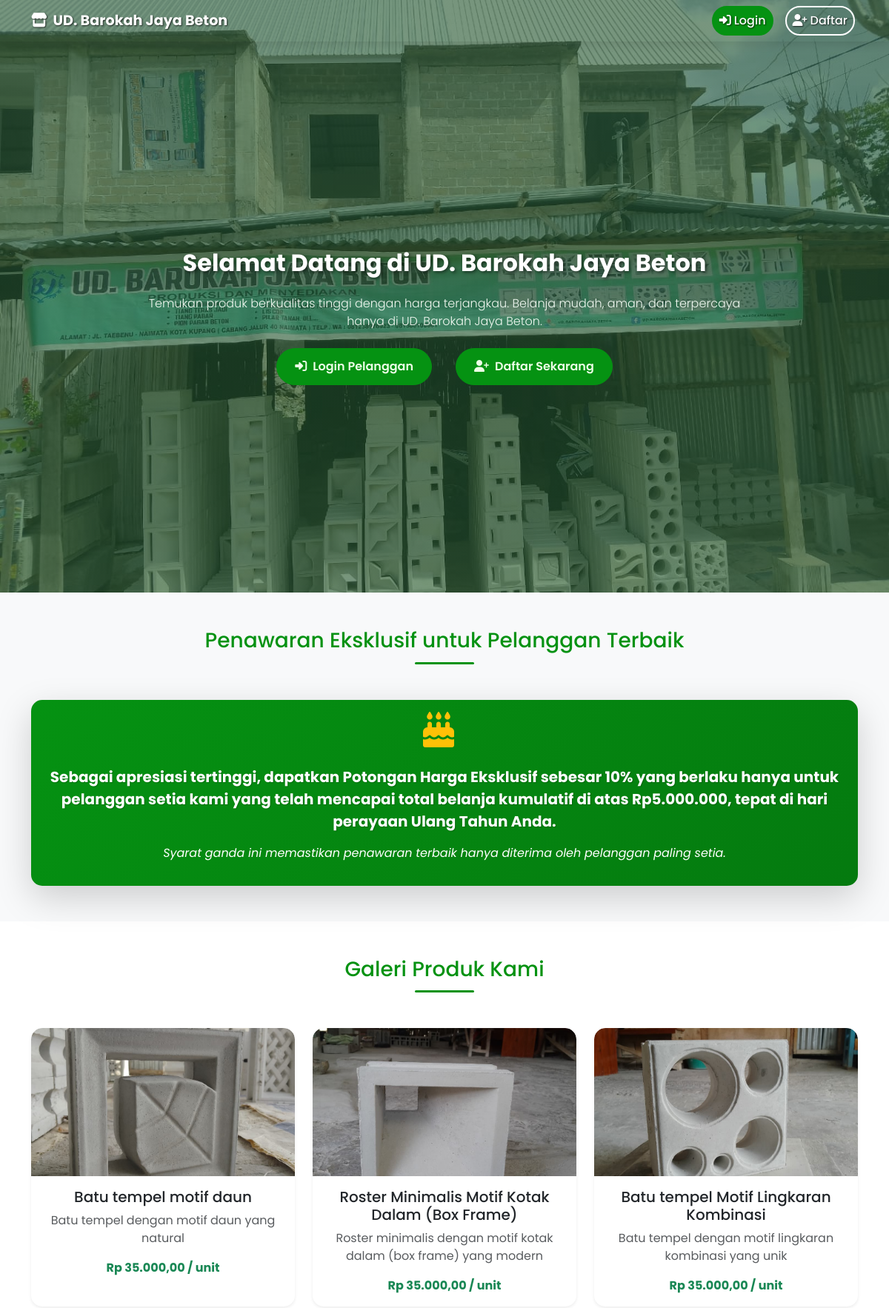
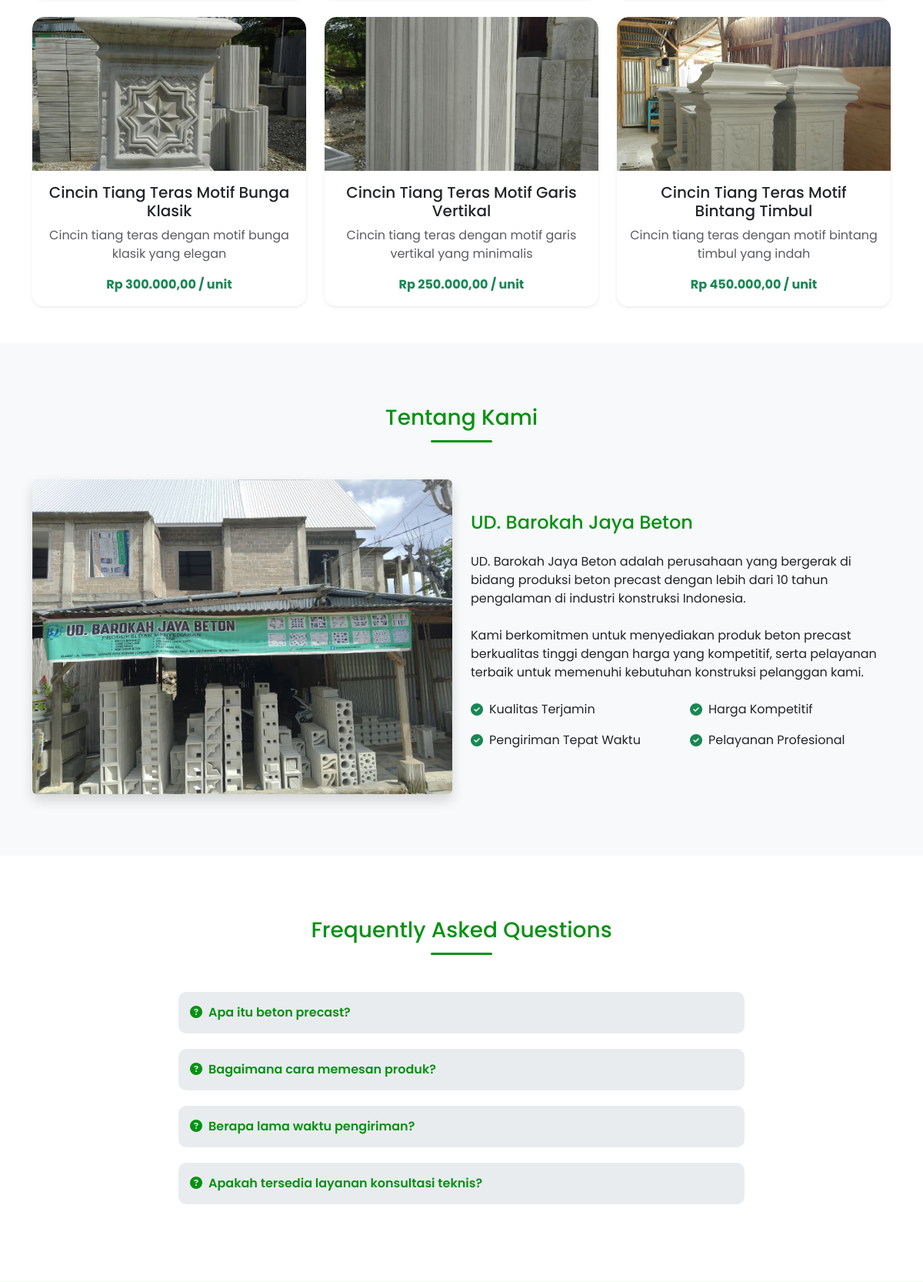
The page / (upper part) on the database its author committed (2 pictures, top to bottom).
### admin_dashboard/models.py (models this page shows, shortened)
class Produk(models.Model):
    id = models.AutoField(primary_key=True)
    nama_produk = models.CharField(max_length=255, verbose_name="Nama Produk")
    deskripsi_produk = models.TextField(verbose_name="Deskripsi Produk")
    foto_produk = models.ImageField(upload_to='produk_images/', verbose_name="Foto Produk")
    stok_produk = models.IntegerField(verbose_name="Stok Produk")
    harga_produk = models.DecimalField(max_digits=10, decimal_places=2, verbose_name="Harga Produk")
    kategori = models.ForeignKey(Kategori, on_delete=models.SET_NULL, blank=True, null=True, verbose_name="Kategori")
    class Meta:
        verbose_name_plural = "Produk"
        db_table = 'produk'

### admin_dashboard/views.py (the view)
# urls.py: path('', views.beranda_umum, name='beranda_umum'),
def beranda_umum(request):
    galeri_path = os.path.join(settings.BASE_DIR, 'static', 'images', 'galeri')
    galeri_images = []
    if os.path.exists(galeri_path):
        for filename in os.listdir(galeri_path):
            if filename.lower().endswith(('.png', '.jpg', '.jpeg', '.gif')):
                galeri_images.append(f'images/galeri/{filename}')
    produk = Produk.objects.all().order_by('-id')[:6]
    context = {
        'galeri_images': galeri_images[:3],  # Limit to 3 images
        'produk': produk  # Use the same variable name as in product_list.html
    }
    return render(request, 'beranda_umum.html', context)

### admin_dashboard/context_processors.py (called while the page is built)
def transaksi_notification_count(request):
    count = Transaksi.objects.filter(
        status_transaksi__in=['DIPROSES', 'BARU']
    ).count()
    return {
        'new_transaction_count': count
    }

### templates/beranda_umum.html (shortened to what this page needs)
{% load static %}
{% load humanize %}
<!DOCTYPE html>
<html lang="en">
<head>
    <link href="https://cdn.jsdelivr.net/npm/bootstrap@5.3.0/dist/css/bootstrap.min.css" rel="stylesheet">
    <link rel="stylesheet" href="https://cdnjs.cloudflare.com/ajax/libs/font-awesome/6.4.0/css/all.min.css">
    <link rel="stylesheet" href="{% static 'css/dynamic-navbar.css' %}">
</head>
<body>
    {% include 'navbar_public.html' %}
    <section class="hero-section text-center">
        <div class="container hero-content">
            <div class="row align-items-center">
                <div class="col-lg-12 hero-text">
                    <h1 class="display-4 fw-bold mb-4 hero-title fs-2 fs-sm-1">Selamat Datang di UD. Barokah Jaya Beton</h1>
                    <p class="lead mb-4 hero-description fs-6 fs-sm-7">Temukan produk berkualitas tinggi dengan harga terjangkau. Belanja mudah, aman, dan terpercaya hanya di UD. Barokah Jaya Beton.</p>
                    <div class="d-grid gap-3 d-md-flex justify-content-md-center">
                        <a href="{% url 'login_pelanggan' %}" class="btn btn-hero px-4 me-md-3">
                            <i class="fas fa-sign-in-alt me-2"></i>Login Pelanggan
                        </a>
                        <a href="{% url 'register_pelanggan' %}" class="btn btn-hero px-4">
                            <i class="fas fa-user-plus me-2"></i>Daftar Sekarang
                        </a>
                    </div>
                </div>
            </div>
        </div>
    </section>
  <section id="feature-callout" class="py-5">
    <div class="container">
        <h2 class="text-center mb-5 section-title fs-3 fs-sm-2" style="color: #059212;">Penawaran Eksklusif untuk Pelanggan Terbaik</h2>
        <div class="row align-items-center">
            <div class="col-lg-12 mb-4 mb-lg-0">
                <div class="card discount-card shadow-lg h-100 border-0" style="background-color: #059212;">
                    <div class="card-body text-white text-center p-5 p-sm-3">
                        <div class="mb-4">
                            <i class="fas fa-birthday-cake fa-3x me-3 feature-icon" style="color: #FFC107;"></i>
                        </div>
                        <p class="card-text lead fw-bold fs-5 fs-sm-6">
                            Sebagai apresiasi tertinggi, dapatkan Potongan Harga Eksklusif sebesar 10% yang berlaku hanya untuk pelanggan setia kami yang telah mencapai total belanja kumulatif di atas Rp5.000.000, tepat di hari perayaan Ulang Tahun Anda.
                        </p>
                        <p class="mt-3 fst-italic fs-6 fs-sm-7">Syarat ganda ini memastikan penawaran terbaik hanya diterima oleh pelanggan paling setia.</p>
                    </div>
                </div>
            </div>
        </div>
    </div>
</section>
    <section id="gallery" class="py-5 bg-white">
        <div class="container">
            <h2 class="text-center mb-5 section-title fs-3 fs-sm-2">Galeri Produk Kami</h2>
            <div class="row g-4">
                {% for p in produk %}
                <div class="col-md-4">
                    <div class="card product-card h-100 shadow-sm border-0" data-bs-toggle="modal" data-bs-target="#imageModal" data-image="{{ p.foto_produk.url }}" data-teks= "{{p.deskripsi_produk}}">
                        <img src="{{ p.foto_produk.url }}" class="card-img-top gallery-img" alt="{{ p.nama_produk }}">
                        <div class="card-body text-center">
                            <h5 class="card-title fs-5 fs-sm-6">{{ p.nama_produk }}</h5>
                            <p class="card-text text-muted fs-6 fs-sm-7">{{ p.deskripsi_produk|truncatewords:15 }}</p>
                            <p class="card-text fw-bold text-success fs-6 fs-sm-7">Rp {{ p.harga_produk|intcomma }} / unit</p>
                        </div>
                    </div>
                </div>
                {% endfor %}
            </div>
        </div>
    </section>
    <section id="about" class="about-section">
        <div class="container">
            <h2 class="text-center mb-5 section-title fs-3 fs-sm-2">Tentang Kami</h2>
            <div class="row align-items-center">
                <div class="col-lg-6 mb-4 mb-lg-0">
                    <img src="{% static 'images/hero-image.jpeg' %}" class="img-fluid rounded shadow about-image" alt="Tentang UD. Barokah Jaya Beton" data-bs-toggle="modal" data-bs-target="#imageModal" data-image="{% static 'images/hero-image.jpeg' %}" style="cursor: pointer;">
                </div>
                <div class="col-lg-6">
                    <h3 class="mb-4 fs-4 fs-sm-3" style="color: #059212;">UD. Barokah Jaya Beton</h3>
                    <p class="mb-4 fs-6 fs-sm-7">UD. Barokah Jaya Beton adalah perusahaan yang bergerak di bidang produksi beton precast dengan lebih dari 10 tahun pengalaman di industri konstruksi Indonesia.</p>
                    <p class="mb-4 fs-6 fs-sm-7">Kami berkomitmen untuk menyediakan produk beton precast berkualitas tinggi dengan harga yang kompetitif, serta pelayanan terbaik untuk memenuhi kebutuhan konstruksi pelanggan kami.</p>
                    <div class="row">
                        <div class="col-md-6 mb-3">
                            <div class="d-flex align-items-center">
                                <i class="fas fa-check-circle text-success me-2"></i>
                                <span class="fs-6 fs-sm-7">Kualitas Terjamin</span>
                            </div>
                        </div>
                        <div class="col-md-6 mb-3">
                            <div class="d-flex align-items-center">
                                <i class="fas fa-check-circle text-success me-2"></i>
                                <span class="fs-6 fs-sm-7">Harga Kompetitif</span>
                            </div>
                        </div>
                        <div class="col-md-6 mb-3">
                            <div class="d-flex align-items-center">
                                <i class="fas fa-check-circle text-success me-2"></i>
                                <span class="fs-6 fs-sm-7">Pengiriman Tepat Waktu</span>
                            </div>
                        </div>
                        <div class="col-md-6 mb-3">
                            <div class="d-flex align-items-center">
                                <i class="fas fa-check-circle text-success me-2"></i>
                                <span class="fs-6 fs-sm-7">Pelayanan Profesional</span>
                            </div>
                        </div>
                    </div>
                </div>
            </div>
        </div>
    </section>
    <section id="faq" class="faq-section">
        <div class="container">
            <h2 class="text-center mb-5 section-title fs-3 fs-sm-2">Frequently Asked Questions</h2>
            <div class="row justify-content-center">
                <div class="col-lg-8">
                    <div class="faq-item">
                        <div class="faq-question fs-6 fs-sm-7">
                            <i class="fas fa-question-circle me-2"></i>Apa itu beton precast?
                        </div>
                    </div>
                    <div class="faq-item">
                        <div class="faq-question fs-6 fs-sm-7">
                            <i class="fas fa-question-circle me-2"></i>Bagaimana cara memesan produk?
                        </div>
                    </div>
                    <div class="faq-item">
                        <div class="faq-question fs-6 fs-sm-7">
                            <i class="fas fa-question-circle me-2"></i>Berapa lama waktu pengiriman?
                        </div>
                    </div>
                    <div class="faq-item">
                        <div class="faq-question fs-6 fs-sm-7">
                            <i class="fas fa-question-circle me-2"></i>Apakah tersedia layanan konsultasi teknis?
                        </div>
                    </div>
                </div>
            </div>
        </div>
    </section>
</body>
</html>

### static/css/dynamic-navbar.css (style rules this page uses)
* { margin: 0; padding: 0; box-sizing: border-box; }
html, body { width: 100%; height: 100%; }

### rows shown on the page
Produk: foto_produk (picture), nama_produk "Batu tempel motif daun", deskripsi_produk "Batu tempel dengan motif daun yang natural", harga_produk "35.000,00"
Produk: foto_produk (picture), nama_produk "Roster Minimalis Motif Kotak Dalam (Box Frame)", deskripsi_produk "Roster minimalis dengan motif kotak dalam (box frame) yang modern", harga_produk "35.000,00"
Produk: foto_produk (picture), nama_produk "Batu tempel Motif Lingkaran Kombinasi", deskripsi_produk "Batu tempel dengan motif lingkaran kombinasi yang unik", harga_produk "35.000,00"
Produk: foto_produk (picture), nama_produk "Cincin Tiang Teras Motif Bunga Klasik", deskripsi_produk "Cincin tiang teras dengan motif bunga klasik yang elegan", harga_produk "300.000,00"
Produk: foto_produk (picture), nama_produk "Cincin Tiang Teras Motif Garis Vertikal", deskripsi_produk "Cincin tiang teras dengan motif garis vertikal yang minimalis", harga_produk "250.000,00"
Produk: foto_produk (picture), nama_produk "Cincin Tiang Teras Motif Bintang Timbul", deskripsi_produk "Cincin tiang teras dengan motif bintang timbul yang indah", harga_produk "450.000,00"
